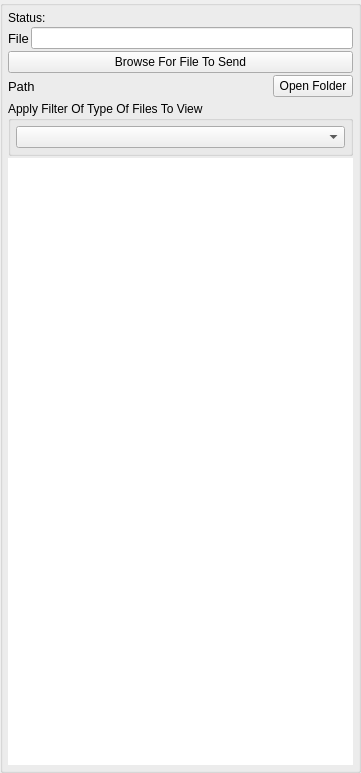
<?xml version="1.0" encoding="UTF-8"?>
<ui version="4.0">
 <class>AppletFileOfferSelectUi</class>
 <widget class="QWidget" name="AppletFileOfferSelectUi">
  <property name="windowModality">
   <enum>Qt::ApplicationModal</enum>
  </property>
  <property name="geometry">
   <rect>
    <x>0</x>
    <y>0</y>
    <width>361</width>
    <height>773</height>
   </rect>
  </property>
  <property name="sizePolicy">
   <sizepolicy hsizetype="Expanding" vsizetype="Expanding">
    <horstretch>0</horstretch>
    <verstretch>0</verstretch>
   </sizepolicy>
  </property>
  <property name="windowTitle">
   <string>Select File Offer</string>
  </property>
  <property name="windowOpacity">
   <double>1.000000000000000</double>
  </property>
  <property name="toolTip">
   <string/>
  </property>
  <layout class="QGridLayout" name="gridLayout">
   <property name="leftMargin">
    <number>0</number>
   </property>
   <property name="topMargin">
    <number>0</number>
   </property>
   <property name="rightMargin">
    <number>0</number>
   </property>
   <property name="bottomMargin">
    <number>0</number>
   </property>
   <item row="0" column="0">
    <widget class="QGroupBox" name="FileItemsBox">
     <property name="sizePolicy">
      <sizepolicy hsizetype="Expanding" vsizetype="Expanding">
       <horstretch>0</horstretch>
       <verstretch>0</verstretch>
      </sizepolicy>
     </property>
     <property name="minimumSize">
      <size>
       <width>0</width>
       <height>0</height>
      </size>
     </property>
     <property name="title">
      <string/>
     </property>
     <layout class="QVBoxLayout" name="verticalLayout">
      <property name="spacing">
       <number>2</number>
      </property>
      <property name="leftMargin">
       <number>5</number>
      </property>
      <property name="topMargin">
       <number>5</number>
      </property>
      <property name="rightMargin">
       <number>5</number>
      </property>
      <property name="bottomMargin">
       <number>5</number>
      </property>
      <item>
       <layout class="QHBoxLayout" name="horizontalLayout_2">
        <item>
         <widget class="QLabel" name="label">
          <property name="sizePolicy">
           <sizepolicy hsizetype="Minimum" vsizetype="Preferred">
            <horstretch>0</horstretch>
            <verstretch>0</verstretch>
           </sizepolicy>
          </property>
          <property name="text">
           <string>Status:</string>
          </property>
         </widget>
        </item>
        <item>
         <widget class="QLabel" name="m_StatusMsgLabel">
          <property name="sizePolicy">
           <sizepolicy hsizetype="Expanding" vsizetype="Preferred">
            <horstretch>0</horstretch>
            <verstretch>0</verstretch>
           </sizepolicy>
          </property>
          <property name="text">
           <string/>
          </property>
         </widget>
        </item>
       </layout>
      </item>
      <item>
       <layout class="QHBoxLayout" name="horizontalLayout">
        <property name="spacing">
         <number>2</number>
        </property>
        <item>
         <widget class="QLabel" name="m_FileNameLabel">
          <property name="sizePolicy">
           <sizepolicy hsizetype="Minimum" vsizetype="Preferred">
            <horstretch>0</horstretch>
            <verstretch>0</verstretch>
           </sizepolicy>
          </property>
          <property name="font">
           <font>
            <pointsize>10</pointsize>
            <bold>false</bold>
           </font>
          </property>
          <property name="text">
           <string>File</string>
          </property>
          <property name="alignment">
           <set>Qt::AlignLeading|Qt::AlignLeft|Qt::AlignVCenter</set>
          </property>
         </widget>
        </item>
        <item>
         <widget class="QLineEdit" name="m_FileNameEdit"/>
        </item>
       </layout>
      </item>
      <item>
       <widget class="VxPushButton" name="m_BrowseButton">
        <property name="text">
         <string>Browse For File To Send</string>
        </property>
       </widget>
      </item>
      <item>
       <layout class="QHBoxLayout" name="horizontalLayout_3">
        <item>
         <widget class="QLabel" name="m_FilePathLabel">
          <property name="sizePolicy">
           <sizepolicy hsizetype="Minimum" vsizetype="Preferred">
            <horstretch>0</horstretch>
            <verstretch>0</verstretch>
           </sizepolicy>
          </property>
          <property name="font">
           <font>
            <pointsize>10</pointsize>
            <bold>false</bold>
           </font>
          </property>
          <property name="text">
           <string>Path</string>
          </property>
          <property name="alignment">
           <set>Qt::AlignLeading|Qt::AlignLeft|Qt::AlignVCenter</set>
          </property>
         </widget>
        </item>
        <item>
         <widget class="QLabel" name="m_Path">
          <property name="sizePolicy">
           <sizepolicy hsizetype="Expanding" vsizetype="Preferred">
            <horstretch>0</horstretch>
            <verstretch>0</verstretch>
           </sizepolicy>
          </property>
          <property name="text">
           <string notr="true"/>
          </property>
          <property name="wordWrap">
           <bool>true</bool>
          </property>
         </widget>
        </item>
        <item>
         <widget class="QPushButton" name="m_OpenFolderButton">
          <property name="text">
           <string>Open Folder</string>
          </property>
         </widget>
        </item>
       </layout>
      </item>
      <item>
       <widget class="OfferSendWidget" name="m_OfferSendWidget" native="true">
        <property name="sizePolicy">
         <sizepolicy hsizetype="Preferred" vsizetype="Minimum">
          <horstretch>0</horstretch>
          <verstretch>0</verstretch>
         </sizepolicy>
        </property>
       </widget>
      </item>
      <item>
       <widget class="QGroupBox" name="m_FileFilterGroupBox">
        <property name="sizePolicy">
         <sizepolicy hsizetype="Preferred" vsizetype="Minimum">
          <horstretch>0</horstretch>
          <verstretch>0</verstretch>
         </sizepolicy>
        </property>
        <property name="title">
         <string>Apply Filter Of Type Of Files To View</string>
        </property>
        <layout class="QVBoxLayout" name="verticalLayout_3">
         <property name="spacing">
          <number>2</number>
         </property>
         <property name="leftMargin">
          <number>5</number>
         </property>
         <property name="topMargin">
          <number>5</number>
         </property>
         <property name="rightMargin">
          <number>5</number>
         </property>
         <property name="bottomMargin">
          <number>5</number>
         </property>
         <item>
          <widget class="VxComboBoxFileFilter" name="m_FileFilterComboBox"/>
         </item>
        </layout>
       </widget>
      </item>
      <item>
       <widget class="QListWidget" name="m_FileItemList">
        <property name="font">
         <font>
          <pointsize>8</pointsize>
         </font>
        </property>
        <property name="frameShape">
         <enum>QFrame::NoFrame</enum>
        </property>
        <property name="frameShadow">
         <enum>QFrame::Plain</enum>
        </property>
        <property name="lineWidth">
         <number>0</number>
        </property>
        <property name="horizontalScrollBarPolicy">
         <enum>Qt::ScrollBarAlwaysOff</enum>
        </property>
        <property name="iconSize">
         <size>
          <width>32</width>
          <height>32</height>
         </size>
        </property>
        <property name="verticalScrollMode">
         <enum>QAbstractItemView::ScrollPerPixel</enum>
        </property>
        <property name="resizeMode">
         <enum>QListView::Adjust</enum>
        </property>
        <property name="uniformItemSizes">
         <bool>true</bool>
        </property>
       </widget>
      </item>
     </layout>
    </widget>
   </item>
  </layout>
 </widget>
 <customwidgets>
  <customwidget>
   <class>VxPushButton</class>
   <extends>QPushButton</extends>
   <header>VxPushButton.h</header>
  </customwidget>
  <customwidget>
   <class>VxComboBoxFileFilter</class>
   <extends>QComboBox</extends>
   <header>VxComboBoxFileFilter.h</header>
  </customwidget>
  <customwidget>
   <class>OfferSendWidget</class>
   <extends>QWidget</extends>
   <header>OfferSendWidget.h</header>
   <container>1</container>
  </customwidget>
 </customwidgets>
 <resources/>
 <connections/>
</ui>
